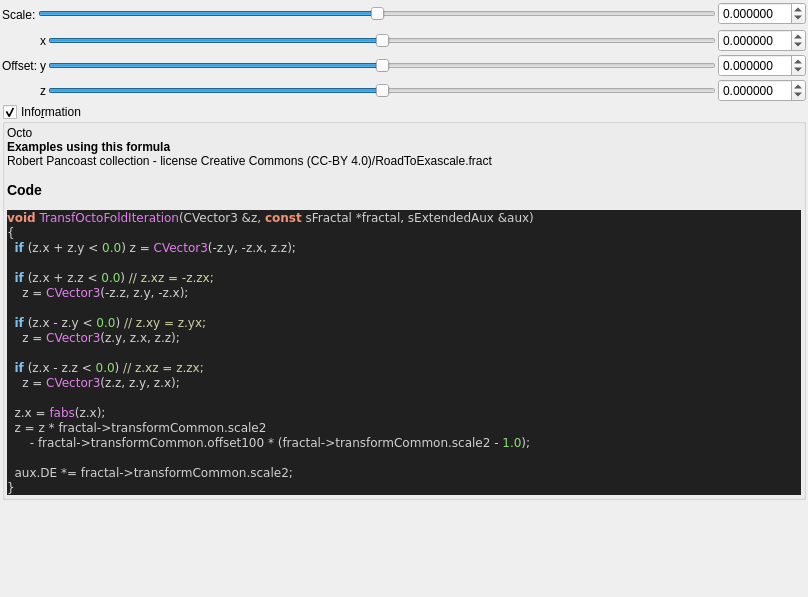
<?xml version="1.0" encoding="UTF-8"?>
<ui version="4.0">
 <class>transf_octo_fold</class>
 <widget class="QWidget" name="Form">
  <property name="geometry">
   <rect>
    <x>0</x>
    <y>0</y>
    <width>808</width>
    <height>597</height>
   </rect>
  </property>
  <property name="windowTitle">
   <string notr="true">transf_octo_fold</string>
  </property>
  <layout class="QVBoxLayout" name="verticalLayout">
   <property name="spacing">
    <number>2</number>
   </property>
   <property name="leftMargin">
    <number>2</number>
   </property>
   <property name="topMargin">
    <number>2</number>
   </property>
   <property name="rightMargin">
    <number>2</number>
   </property>
   <property name="bottomMargin">
    <number>2</number>
   </property>
   <item>
    <layout class="QGridLayout" name="gridLayout">
     <property name="spacing">
      <number>2</number>
     </property>
     <item row="0" column="2">
      <widget class="MyDoubleSpinBox" name="spinbox_transf_scale_2">
       <property name="sizePolicy">
        <sizepolicy hsizetype="Minimum" vsizetype="Maximum">
         <horstretch>0</horstretch>
         <verstretch>0</verstretch>
        </sizepolicy>
       </property>
       <property name="prefix">
        <string/>
       </property>
       <property name="suffix">
        <string/>
       </property>
       <property name="decimals">
        <number>6</number>
       </property>
       <property name="minimum">
        <double>-99.989999999999995</double>
       </property>
       <property name="maximum">
        <double>99.989999999999995</double>
       </property>
       <property name="singleStep">
        <double>0.100000000000000</double>
       </property>
      </widget>
     </item>
     <item row="0" column="1">
      <widget class="QSlider" name="slider_transf_scale_2">
       <property name="sizePolicy">
        <sizepolicy hsizetype="Expanding" vsizetype="Maximum">
         <horstretch>0</horstretch>
         <verstretch>0</verstretch>
        </sizepolicy>
       </property>
       <property name="minimum">
        <number>-10000000</number>
       </property>
       <property name="maximum">
        <number>10000000</number>
       </property>
       <property name="value">
        <number>0</number>
       </property>
       <property name="sliderPosition">
        <number>0</number>
       </property>
       <property name="orientation">
        <enum>Qt::Horizontal</enum>
       </property>
      </widget>
     </item>
     <item row="0" column="0" rowspan="2">
      <widget class="QLabel" name="label_108">
       <property name="text">
        <string>Scale:</string>
       </property>
      </widget>
     </item>
    </layout>
   </item>
   <item>
    <layout class="QGridLayout" name="gridLayout_63">
     <property name="spacing">
      <number>2</number>
     </property>
     <item row="4" column="3">
      <widget class="QSlider" name="slider3_transf_offset_100_z">
       <property name="sizePolicy">
        <sizepolicy hsizetype="Expanding" vsizetype="Maximum">
         <horstretch>0</horstretch>
         <verstretch>0</verstretch>
        </sizepolicy>
       </property>
       <property name="minimum">
        <number>-5000000</number>
       </property>
       <property name="maximum">
        <number>5000000</number>
       </property>
       <property name="singleStep">
        <number>1</number>
       </property>
       <property name="orientation">
        <enum>Qt::Horizontal</enum>
       </property>
      </widget>
     </item>
     <item row="4" column="4">
      <widget class="MyDoubleSpinBox" name="spinbox3_transf_offset_100_z">
       <property name="sizePolicy">
        <sizepolicy hsizetype="Minimum" vsizetype="Maximum">
         <horstretch>0</horstretch>
         <verstretch>0</verstretch>
        </sizepolicy>
       </property>
       <property name="prefix">
        <string/>
       </property>
       <property name="suffix">
        <string/>
       </property>
       <property name="decimals">
        <number>6</number>
       </property>
       <property name="minimum">
        <double>-99.989999999999995</double>
       </property>
       <property name="maximum">
        <double>99.989999999999995</double>
       </property>
       <property name="singleStep">
        <double>0.100000000000000</double>
       </property>
      </widget>
     </item>
     <item row="3" column="1">
      <widget class="QLabel" name="label_255">
       <property name="text">
        <string>Offset:</string>
       </property>
      </widget>
     </item>
     <item row="3" column="3">
      <widget class="QSlider" name="slider3_transf_offset_100_y">
       <property name="sizePolicy">
        <sizepolicy hsizetype="Expanding" vsizetype="Maximum">
         <horstretch>0</horstretch>
         <verstretch>0</verstretch>
        </sizepolicy>
       </property>
       <property name="minimum">
        <number>-5000000</number>
       </property>
       <property name="maximum">
        <number>5000000</number>
       </property>
       <property name="singleStep">
        <number>1</number>
       </property>
       <property name="orientation">
        <enum>Qt::Horizontal</enum>
       </property>
      </widget>
     </item>
     <item row="3" column="2">
      <widget class="QLabel" name="label_113">
       <property name="text">
        <string notr="true">y</string>
       </property>
      </widget>
     </item>
     <item row="2" column="3">
      <widget class="QSlider" name="slider3_transf_offset_100_x">
       <property name="sizePolicy">
        <sizepolicy hsizetype="Preferred" vsizetype="Preferred">
         <horstretch>0</horstretch>
         <verstretch>0</verstretch>
        </sizepolicy>
       </property>
       <property name="minimum">
        <number>-5000000</number>
       </property>
       <property name="maximum">
        <number>5000000</number>
       </property>
       <property name="singleStep">
        <number>1</number>
       </property>
       <property name="orientation">
        <enum>Qt::Horizontal</enum>
       </property>
      </widget>
     </item>
     <item row="2" column="2">
      <widget class="QLabel" name="label_114">
       <property name="text">
        <string notr="true">x</string>
       </property>
      </widget>
     </item>
     <item row="4" column="2">
      <widget class="QLabel" name="label_115">
       <property name="text">
        <string notr="true">z</string>
       </property>
      </widget>
     </item>
     <item row="2" column="4">
      <widget class="MyDoubleSpinBox" name="spinbox3_transf_offset_100_x">
       <property name="sizePolicy">
        <sizepolicy hsizetype="Minimum" vsizetype="Maximum">
         <horstretch>0</horstretch>
         <verstretch>0</verstretch>
        </sizepolicy>
       </property>
       <property name="prefix">
        <string/>
       </property>
       <property name="suffix">
        <string/>
       </property>
       <property name="decimals">
        <number>6</number>
       </property>
       <property name="minimum">
        <double>-99.989999999999995</double>
       </property>
       <property name="maximum">
        <double>99.989999999999995</double>
       </property>
       <property name="singleStep">
        <double>0.100000000000000</double>
       </property>
      </widget>
     </item>
     <item row="3" column="4">
      <widget class="MyDoubleSpinBox" name="spinbox3_transf_offset_100_y">
       <property name="sizePolicy">
        <sizepolicy hsizetype="Minimum" vsizetype="Maximum">
         <horstretch>0</horstretch>
         <verstretch>0</verstretch>
        </sizepolicy>
       </property>
       <property name="prefix">
        <string/>
       </property>
       <property name="suffix">
        <string/>
       </property>
       <property name="decimals">
        <number>6</number>
       </property>
       <property name="minimum">
        <double>-99.989999999999995</double>
       </property>
       <property name="maximum">
        <double>99.989999999999995</double>
       </property>
       <property name="singleStep">
        <double>0.100000000000000</double>
       </property>
      </widget>
     </item>
    </layout>
   </item>
   <item>
    <widget class="MyGroupBox" name="groupCheck_info">
     <property name="title">
      <string>Info&amp;rmation</string>
     </property>
     <property name="flat">
      <bool>false</bool>
     </property>
     <property name="checkable">
      <bool>true</bool>
     </property>
     <layout class="QVBoxLayout" name="verticalLayout_2">
      <property name="spacing">
       <number>2</number>
      </property>
      <property name="leftMargin">
       <number>2</number>
      </property>
      <property name="topMargin">
       <number>2</number>
      </property>
      <property name="rightMargin">
       <number>2</number>
      </property>
      <property name="bottomMargin">
       <number>2</number>
      </property>
      <item>
       <widget class="QLabel" name="label_code_content">
        <property name="text">
         <string notr="true">&lt;p&gt;Octo&lt;/p&gt;&lt;table&gt;
&lt;/table&gt;
&lt;br&gt;&lt;b&gt;Examples using this formula&lt;/b&gt;&lt;br&gt;Robert Pancoast collection - license Creative Commons (CC-BY 4.0)/RoadToExascale.fract&lt;h3&gt;Code&lt;/h3&gt;
&lt;body style=&quot;background-color:#202020&quot;&gt;
&lt;pre style=&quot;color:#d0d0d0; background-color:#202020;  font-family:'Courier New',monospace;&quot;&gt;&lt;span style=&quot;color:#f09479; font-weight:bold&quot;&gt;void&lt;/span&gt; &lt;span style=&quot;color:#e47eed&quot;&gt;TransfOctoFoldIteration&lt;/span&gt;&lt;span style=&quot;color:#d0d0d0&quot;&gt;(&lt;/span&gt;CVector3 &lt;span style=&quot;color:#d0d0d0&quot;&gt;&amp;amp;&lt;/span&gt;z&lt;span style=&quot;color:#d0d0d0&quot;&gt;,&lt;/span&gt; &lt;span style=&quot;color:#f09479; font-weight:bold&quot;&gt;const&lt;/span&gt; sFractal &lt;span style=&quot;color:#d0d0d0&quot;&gt;*&lt;/span&gt;fractal&lt;span style=&quot;color:#d0d0d0&quot;&gt;,&lt;/span&gt; sExtendedAux &lt;span style=&quot;color:#d0d0d0&quot;&gt;&amp;amp;&lt;/span&gt;aux&lt;span style=&quot;color:#d0d0d0&quot;&gt;)&lt;/span&gt;
&lt;span style=&quot;color:#d0d0d0&quot;&gt;{&lt;/span&gt;
  &lt;span style=&quot;color:#7ec0ee; font-weight:bold&quot;&gt;if&lt;/span&gt; &lt;span style=&quot;color:#d0d0d0&quot;&gt;(&lt;/span&gt;z&lt;span style=&quot;color:#d0d0d0&quot;&gt;.&lt;/span&gt;x &lt;span style=&quot;color:#d0d0d0&quot;&gt;+&lt;/span&gt; z&lt;span style=&quot;color:#d0d0d0&quot;&gt;.&lt;/span&gt;y &lt;span style=&quot;color:#d0d0d0&quot;&gt;&amp;lt;&lt;/span&gt; &lt;span style=&quot;color:#87df71&quot;&gt;0.0&lt;/span&gt;&lt;span style=&quot;color:#d0d0d0&quot;&gt;)&lt;/span&gt; z &lt;span style=&quot;color:#d0d0d0&quot;&gt;=&lt;/span&gt; &lt;span style=&quot;color:#e47eed&quot;&gt;CVector3&lt;/span&gt;&lt;span style=&quot;color:#d0d0d0&quot;&gt;(-&lt;/span&gt;z&lt;span style=&quot;color:#d0d0d0&quot;&gt;.&lt;/span&gt;y&lt;span style=&quot;color:#d0d0d0&quot;&gt;, -&lt;/span&gt;z&lt;span style=&quot;color:#d0d0d0&quot;&gt;.&lt;/span&gt;x&lt;span style=&quot;color:#d0d0d0&quot;&gt;,&lt;/span&gt; z&lt;span style=&quot;color:#d0d0d0&quot;&gt;.&lt;/span&gt;z&lt;span style=&quot;color:#d0d0d0&quot;&gt;);&lt;/span&gt;

  &lt;span style=&quot;color:#7ec0ee; font-weight:bold&quot;&gt;if&lt;/span&gt; &lt;span style=&quot;color:#d0d0d0&quot;&gt;(&lt;/span&gt;z&lt;span style=&quot;color:#d0d0d0&quot;&gt;.&lt;/span&gt;x &lt;span style=&quot;color:#d0d0d0&quot;&gt;+&lt;/span&gt; z&lt;span style=&quot;color:#d0d0d0&quot;&gt;.&lt;/span&gt;z &lt;span style=&quot;color:#d0d0d0&quot;&gt;&amp;lt;&lt;/span&gt; &lt;span style=&quot;color:#87df71&quot;&gt;0.0&lt;/span&gt;&lt;span style=&quot;color:#d0d0d0&quot;&gt;)&lt;/span&gt; &lt;span style=&quot;color:#d0d0a0&quot;&gt;// z.xz = -z.zx;&lt;/span&gt;
    z &lt;span style=&quot;color:#d0d0d0&quot;&gt;=&lt;/span&gt; &lt;span style=&quot;color:#e47eed&quot;&gt;CVector3&lt;/span&gt;&lt;span style=&quot;color:#d0d0d0&quot;&gt;(-&lt;/span&gt;z&lt;span style=&quot;color:#d0d0d0&quot;&gt;.&lt;/span&gt;z&lt;span style=&quot;color:#d0d0d0&quot;&gt;,&lt;/span&gt; z&lt;span style=&quot;color:#d0d0d0&quot;&gt;.&lt;/span&gt;y&lt;span style=&quot;color:#d0d0d0&quot;&gt;, -&lt;/span&gt;z&lt;span style=&quot;color:#d0d0d0&quot;&gt;.&lt;/span&gt;x&lt;span style=&quot;color:#d0d0d0&quot;&gt;);&lt;/span&gt;

  &lt;span style=&quot;color:#7ec0ee; font-weight:bold&quot;&gt;if&lt;/span&gt; &lt;span style=&quot;color:#d0d0d0&quot;&gt;(&lt;/span&gt;z&lt;span style=&quot;color:#d0d0d0&quot;&gt;.&lt;/span&gt;x &lt;span style=&quot;color:#d0d0d0&quot;&gt;-&lt;/span&gt; z&lt;span style=&quot;color:#d0d0d0&quot;&gt;.&lt;/span&gt;y &lt;span style=&quot;color:#d0d0d0&quot;&gt;&amp;lt;&lt;/span&gt; &lt;span style=&quot;color:#87df71&quot;&gt;0.0&lt;/span&gt;&lt;span style=&quot;color:#d0d0d0&quot;&gt;)&lt;/span&gt; &lt;span style=&quot;color:#d0d0a0&quot;&gt;// z.xy = z.yx;&lt;/span&gt;
    z &lt;span style=&quot;color:#d0d0d0&quot;&gt;=&lt;/span&gt; &lt;span style=&quot;color:#e47eed&quot;&gt;CVector3&lt;/span&gt;&lt;span style=&quot;color:#d0d0d0&quot;&gt;(&lt;/span&gt;z&lt;span style=&quot;color:#d0d0d0&quot;&gt;.&lt;/span&gt;y&lt;span style=&quot;color:#d0d0d0&quot;&gt;,&lt;/span&gt; z&lt;span style=&quot;color:#d0d0d0&quot;&gt;.&lt;/span&gt;x&lt;span style=&quot;color:#d0d0d0&quot;&gt;,&lt;/span&gt; z&lt;span style=&quot;color:#d0d0d0&quot;&gt;.&lt;/span&gt;z&lt;span style=&quot;color:#d0d0d0&quot;&gt;);&lt;/span&gt;

  &lt;span style=&quot;color:#7ec0ee; font-weight:bold&quot;&gt;if&lt;/span&gt; &lt;span style=&quot;color:#d0d0d0&quot;&gt;(&lt;/span&gt;z&lt;span style=&quot;color:#d0d0d0&quot;&gt;.&lt;/span&gt;x &lt;span style=&quot;color:#d0d0d0&quot;&gt;-&lt;/span&gt; z&lt;span style=&quot;color:#d0d0d0&quot;&gt;.&lt;/span&gt;z &lt;span style=&quot;color:#d0d0d0&quot;&gt;&amp;lt;&lt;/span&gt; &lt;span style=&quot;color:#87df71&quot;&gt;0.0&lt;/span&gt;&lt;span style=&quot;color:#d0d0d0&quot;&gt;)&lt;/span&gt; &lt;span style=&quot;color:#d0d0a0&quot;&gt;// z.xz = z.zx;&lt;/span&gt;
    z &lt;span style=&quot;color:#d0d0d0&quot;&gt;=&lt;/span&gt; &lt;span style=&quot;color:#e47eed&quot;&gt;CVector3&lt;/span&gt;&lt;span style=&quot;color:#d0d0d0&quot;&gt;(&lt;/span&gt;z&lt;span style=&quot;color:#d0d0d0&quot;&gt;.&lt;/span&gt;z&lt;span style=&quot;color:#d0d0d0&quot;&gt;,&lt;/span&gt; z&lt;span style=&quot;color:#d0d0d0&quot;&gt;.&lt;/span&gt;y&lt;span style=&quot;color:#d0d0d0&quot;&gt;,&lt;/span&gt; z&lt;span style=&quot;color:#d0d0d0&quot;&gt;.&lt;/span&gt;x&lt;span style=&quot;color:#d0d0d0&quot;&gt;);&lt;/span&gt;

  z&lt;span style=&quot;color:#d0d0d0&quot;&gt;.&lt;/span&gt;x &lt;span style=&quot;color:#d0d0d0&quot;&gt;=&lt;/span&gt; &lt;span style=&quot;color:#e47eed&quot;&gt;fabs&lt;/span&gt;&lt;span style=&quot;color:#d0d0d0&quot;&gt;(&lt;/span&gt;z&lt;span style=&quot;color:#d0d0d0&quot;&gt;.&lt;/span&gt;x&lt;span style=&quot;color:#d0d0d0&quot;&gt;);&lt;/span&gt;
  z &lt;span style=&quot;color:#d0d0d0&quot;&gt;=&lt;/span&gt; z &lt;span style=&quot;color:#d0d0d0&quot;&gt;*&lt;/span&gt; fractal&lt;span style=&quot;color:#d0d0d0&quot;&gt;-&amp;gt;&lt;/span&gt;transformCommon&lt;span style=&quot;color:#d0d0d0&quot;&gt;.&lt;/span&gt;scale2
      &lt;span style=&quot;color:#d0d0d0&quot;&gt;-&lt;/span&gt; fractal&lt;span style=&quot;color:#d0d0d0&quot;&gt;-&amp;gt;&lt;/span&gt;transformCommon&lt;span style=&quot;color:#d0d0d0&quot;&gt;.&lt;/span&gt;offset100 &lt;span style=&quot;color:#d0d0d0&quot;&gt;* (&lt;/span&gt;fractal&lt;span style=&quot;color:#d0d0d0&quot;&gt;-&amp;gt;&lt;/span&gt;transformCommon&lt;span style=&quot;color:#d0d0d0&quot;&gt;.&lt;/span&gt;scale2 &lt;span style=&quot;color:#d0d0d0&quot;&gt;-&lt;/span&gt; &lt;span style=&quot;color:#87df71&quot;&gt;1.0&lt;/span&gt;&lt;span style=&quot;color:#d0d0d0&quot;&gt;);&lt;/span&gt;

  aux&lt;span style=&quot;color:#d0d0d0&quot;&gt;.&lt;/span&gt;DE &lt;span style=&quot;color:#d0d0d0&quot;&gt;*=&lt;/span&gt; fractal&lt;span style=&quot;color:#d0d0d0&quot;&gt;-&amp;gt;&lt;/span&gt;transformCommon&lt;span style=&quot;color:#d0d0d0&quot;&gt;.&lt;/span&gt;scale2&lt;span style=&quot;color:#d0d0d0&quot;&gt;;&lt;/span&gt;
&lt;span style=&quot;color:#d0d0d0&quot;&gt;}&lt;/span&gt;
&lt;/pre&gt;
&lt;/body&gt;</string>
        </property>
        <property name="wordWrap">
         <bool>true</bool>
        </property>
        <property name="openExternalLinks">
         <bool>true</bool>
        </property>
        <property name="textInteractionFlags">
         <set>Qt::LinksAccessibleByMouse|Qt::TextSelectableByMouse</set>
        </property>
       </widget>
      </item>
     </layout>
    </widget>
   </item>
   <item>
    <spacer name="verticalSpacer">
     <property name="orientation">
      <enum>Qt::Vertical</enum>
     </property>
     <property name="sizeHint" stdset="0">
      <size>
       <width>20</width>
       <height>40</height>
      </size>
     </property>
    </spacer>
   </item>
  </layout>
 </widget>
 <customwidgets>
  <customwidget>
   <class>MyDoubleSpinBox</class>
   <extends>QDoubleSpinBox</extends>
   <header>my_double_spin_box.h</header>
  </customwidget>
  <customwidget>
   <class>MyGroupBox</class>
   <extends>QGroupBox</extends>
   <header>my_group_box.h</header>
   <container>1</container>
  </customwidget>
 </customwidgets>
 <tabstops>
  <tabstop>slider_transf_scale_2</tabstop>
  <tabstop>spinbox_transf_scale_2</tabstop>
  <tabstop>slider3_transf_offset_100_x</tabstop>
  <tabstop>spinbox3_transf_offset_100_x</tabstop>
  <tabstop>slider3_transf_offset_100_y</tabstop>
  <tabstop>spinbox3_transf_offset_100_y</tabstop>
  <tabstop>slider3_transf_offset_100_z</tabstop>
  <tabstop>spinbox3_transf_offset_100_z</tabstop>
  <tabstop>groupCheck_info</tabstop>
 </tabstops>
 <resources/>
 <connections/>
</ui>
